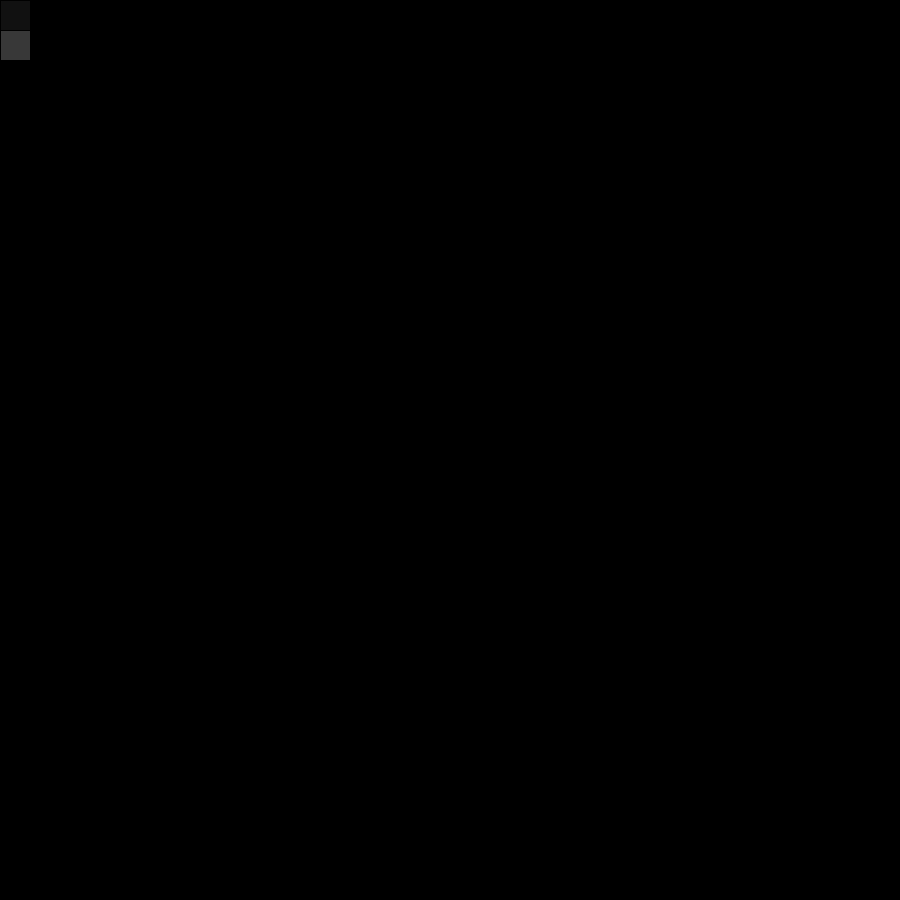
Frame 1 (no input)
Frame 60 (the mouse pressed at the canvas centre just before this capture): identical to frame 1, image omitted
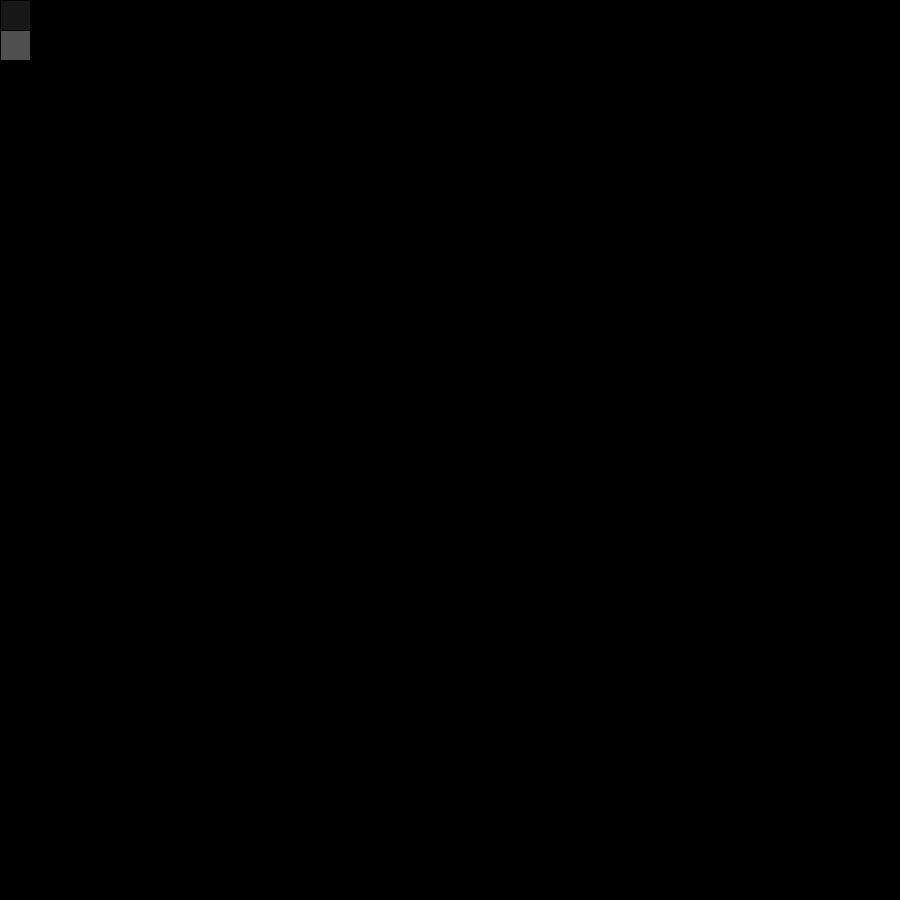
Frame 120 (the mouse held since frame 60 and released just before this capture)

The Processing sketch that drew these frames (run headless with seeded random() and noise(); from frame 60 on, the mouse is pressed at the canvas centre):

// Processing sketch: NeuralNetwork_V5_NEATready
// ── NeuralNetwork_V5_NEATready.pde
import java.util.Arrays;

Network alpha;

void setup(){
  size(900,900);
  alpha  = new Network(4,1,2);
  alpha.instantiate();
}

void draw(){
  background(0);
  double[] input = {((double)mouseX/900.0),((double)mouseY/900.0),.9999,.00001};
  double[] aleph = alpha.run(input);
  fill((int)(aleph[0] *128));
  rect(0,0,30,30);
  fill((int)(aleph[1]*128));
  rect(0,30,30,30);
  System.out.println(Arrays.toString(aleph));
}


void printNetwork(){
  
}

// ── Layer.pde
import java.util.ArrayList;

public class Layer implements Cloneable{
  public ArrayList<Node> layer;
  
  public Layer(){
    layer = new ArrayList<Node>();
  }
  
  public Layer(ArrayList<Node> a){
    layer = (ArrayList<Node>)a.clone();
  }
  public Layer(int a){
    layer = new ArrayList<Node>();
    for(int i = 0; i< a; i++){
      layer.add(new Node());
    }
  }
  public void activateLayer(){
    for(int i =0; i<layer.size(); i++){
      layer.get(i).activate();
    }
  }
  public void evolve(){
    for(int i =0; i<layer.size(); i++){
      layer.get(i).mutate(); 
    }
  }
  public void inputvec(double[] a){
    for(int i=0; i< a.length; i++){
      layer.get(i).charge(a[i]);
    }
  }
  public double[] extract(){
    double[] alpha = new double[layer.size()];
    for(int i=0; i< layer.size();i++){
      alpha[i] = layer.get(i).getValue();
    }
    return alpha;
  }
  public ArrayList<Node> data(){
    return (ArrayList<Node>)layer.clone();
  }
  public void initialize(ArrayList<Node> a){
    for(int i =0; i< layer.size(); i++){
      layer.get(i).init(a);
    }
  }
  @Override
  public Layer clone(){
    ArrayList<Node> alpha = new ArrayList<Node>();
    for(int i =0; i< layer.size(); i++){
      alpha.add(layer.get(i).clone());
    }
    return new Layer(alpha);
  }
}

// ── Network.pde
import java.util.ArrayList;
public class Network implements Cloneable{
  public Layer input;
  public ArrayList<Layer> body;
  public Layer output;
  
  public Network(int a, int b, int c){
    input = new Layer(a);
    body = new ArrayList<Layer>();
    for(int i=0; i< b; i++){
      body.add(new Layer((int)(Math.random()*5+1)));
    }
    output = new Layer(c);
  }
  public Network(Layer a, ArrayList<Layer> b, Layer c){
    input = a;
    body = b;
    output = c;
  }
  public void instantiate(){
    if(body.size() > 0){
      input.initialize(body.get(0).data());
      for(int i=0; i< body.size()-1; i++){
        body.get(i).initialize(body.get(i+1).data());
      }
      body.get(body.size()-1).initialize(output.data());
    }else{
      input.initialize(output.data());
    }
  }
  public double[] run(double[] a){
    input.inputvec(a);
    input.activateLayer();
    for(int i=0; i < body.size(); i++){
      body.get(i).activateLayer();
    }
    double[] alpha = output.extract();
    output.activateLayer();
    return alpha;
  }
  
  @Override
  public Network clone(){
    ArrayList<Layer> alpha = new ArrayList<Layer>();
    for(int i =0; i < body.size(); i++){
      alpha.add(body.get(i).clone());
    }
    return new Network(input.clone(), alpha, output.clone());
  }
}

// ── Node.pde
import java.util.ArrayList;

public class Node implements Cloneable{
  public double value;
  public ArrayList<Node> daughters;
  public ArrayList<Double> axons;
  public int activationtype = 0;
  
  public Node(){
    value = (double)0.0;
    daughters = new ArrayList<Node>();
    axons = new ArrayList<Double>();
  }
  public Node(ArrayList<Node> a, ArrayList<Double> b){
    value = (double)0.0;
    daughters = (ArrayList<Node>)a.clone();
    axons = (ArrayList<Double>)b;
  }
  public void init(ArrayList<Node> a){
    daughters = (ArrayList<Node>)a.clone();
    axons = new ArrayList<Double>();
    for(int i =0; i< daughters.size();i++){
      axons.add(new Double(Math.random()));
    }
  }
  public double getValue(){
    return value;
  }
  public void insert(Node a){
    daughters.add(a);
    axons.add(new Double(Math.random()));
  }
  public void charge(double a){
    value += a;
  }
  public void activate(){
    for(int i = 0; i< daughters.size(); i++){
      daughters.get(i).charge(value*axons.get(i));
    }
    clearnode();
  }
  public void clearnode(){
    switch(activationtype){
      case 1:
        value = (double)0.0;
        break;
      default:
        value = (double)0.0;
        break;
    }
  }
  public void mutate(){
    for(int i=0 ; i < axons.size(); i++){
      if(Math.random() > 0.9){
        axons.set(i, new Double(axons.get(i)+ Math.random()/10 - .05));
      }
    }
  }
  @Override
  public Node clone(){
    return new Node(daughters, axons);
  }
}
